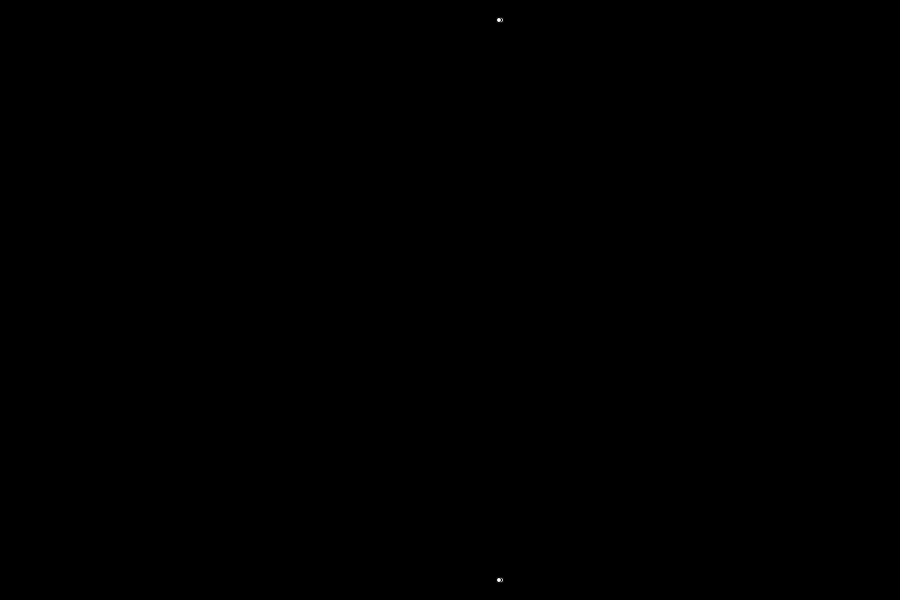
Frame 1 (no input)
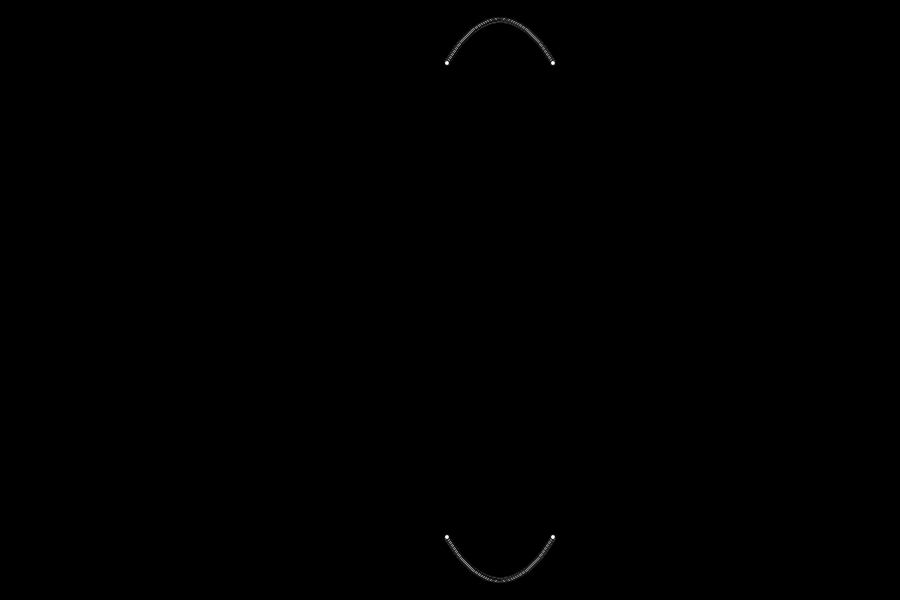
Frame 60 (no input)
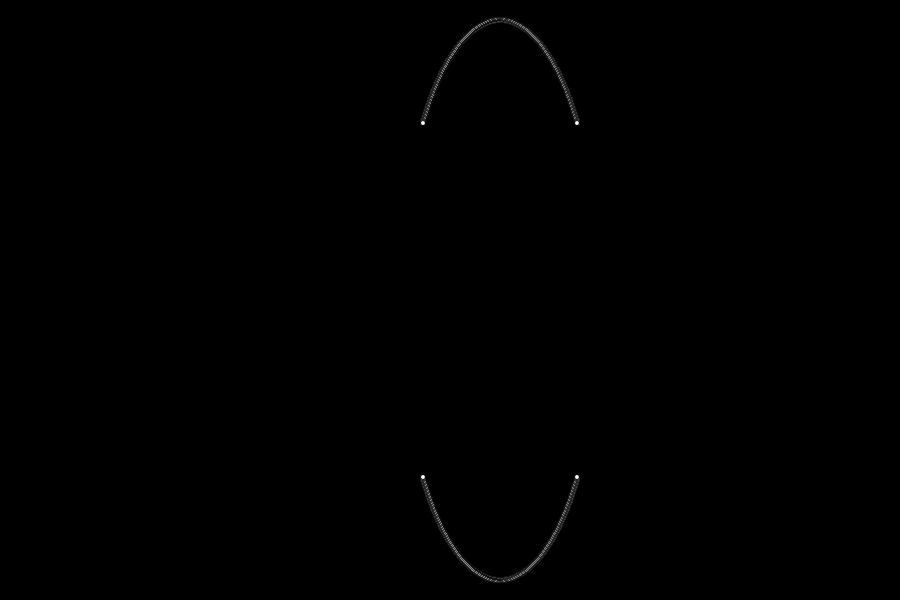
Frame 120 (the mouse pressed at the canvas centre since frame 60)

The p5.js sketch that drew these frames (run headless with seeded random() and noise() and a simulated clock; from frame 60 on, the mouse is pressed at the canvas centre):

// p5.js sketch
// ── sketch.js
let rx = 100 , ry = 280;
let x0 = 0, y0 = ry;
let x = x0, y = y0;
let p1 = [], p2 = [];
ry2 = ((ry) * (ry));
rx2 = ((rx) * (rx))
p1[0] = ry2 - (rx2 * ry) + ((1/4) * (rx2));
let i = 0;
let j = 0;

let xCenter = 500;
let yCenter = 300;

function setup() {
  createCanvas(900, 600);
  background(0);
}

function draw() {
  if((2 * ry2 * x) <= (2 * rx2 * y)){
    console.log(p1[i]);
    if(p1[i] < 0) {
      fill(255);
      ellipse((x + 1) + xCenter, y + yCenter, 5);
      ellipse((x + 1) + xCenter, yCenter - y, 5);
      ellipse(xCenter - (x + 1) , - y + yCenter, 5);
      ellipse(xCenter - (x + 1) , y + yCenter, 5);
      console.log(x + 1, y);
      p1[i + 1] = p1[i] + (2*(ry2 * (x + 1))) + (ry2);
      x = x + 1;
    }else if(p1[i] >= 0) {
      ellipse((x + 1) + xCenter, (y - 1) + yCenter, 5);
      ellipse((x + 1) + xCenter, yCenter - (y - 1), 5);
      ellipse(xCenter - (x + 1) , - (y - 1) + yCenter, 5);
      ellipse( xCenter - (x + 1), (y - 1) + yCenter, 5);
      p1[i + 1] = p1[i] + (2 * ry2 * (x + 1)) - (2 * (rx2) * (y - 1)) + (ry2);
      x = x + 1;
      y = y - 1;
    } 
  i++;
  }
  else if(y != 0){
    p2[j] = ry2*((x + (1/2)) * (x + (1/2))) + rx2 * ((y - 1) * (y - 1)) - (rx2 * ry2);
    if(p2[j] > 0) {
      ellipse(x + xCenter, (y - 1) + yCenter, 5);
      ellipse(xCenter - x, yCenter - (y - 1), 5);
      ellipse(x + xCenter, yCenter - (y - 1), 5);
      ellipse(xCenter - x, (y - 1) + yCenter, 5);
      p2[j + 1] = p2[j] - (2 * rx2 * (y - 1)) + rx2;
      y = y - 1;
    }else if(p2[j] < 0) {
      ellipse((x + 1) + xCenter, (y - 1) + yCenter, 5);
      ellipse(xCenter - (x + 1), yCenter - (y - 1), 5);
      ellipse((x + 1) + xCenter, yCenter - (y - 1), 5);
      ellipse(xCenter - (x + 1), (y - 1) + yCenter, 5);
      console.log(x + 1, y - 1);
      p2[j + 1] = p2[j] + (2 * ry2 * (x + 1)) - (2 * rx2 * (y - 1)) + rx2;
      x = x + 1;
      y = y - 1;
    }
    j ++;
  }
}
